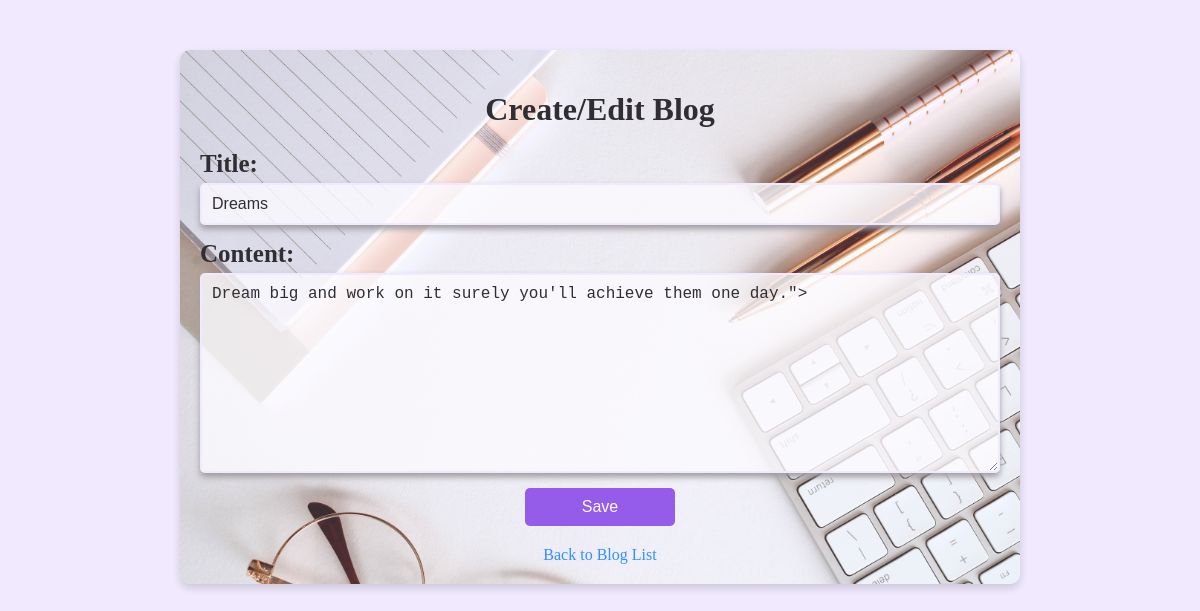
Screenshot of /blog_update/5/ (signed in) with the database file from the repository.
### nav/models.py (models this page shows, shortened)
class Blog(models.Model):
  title = models.CharField(max_length=100, verbose_name="Title",blank=True,null=True)
  content= models.TextField()
  created_at = models.DateTimeField(auto_now_add=True)
  like_count = models.IntegerField(default=0)

### nav/views.py (the view)
# urls.py: path('blog_update/<int:blog_id>/',views.blog_update,name='blog_update'),
@login_required
def blog_update(request,blog_id):
  blog=get_object_or_404(Blog,pk=blog_id)
  if(request.method=='POST'):
    form=BlogForm(request.POST,instance=blog) #instance is used to update the existing blog
    if(form.is_valid()):
       form.save()
       return redirect('blog_detail',blog_id=blog_id)
  else:
      form=BlogForm(instance=blog)
  return render(request,'nav/blog_form.html',{'form':form})

### nav/forms.py
class BlogForm(forms.ModelForm):
  class Meta:
    model=Blog
    fields=['title','content']

### nav/templates/nav/blog_form.html (shortened to what this page needs)
{%load static%}
<!DOCTYPE html>
<html>
  <head>
  </head>
  <body>
    {% load static %}
    <div class="container">
      <h1>Create/Edit Blog</h1>
      <form method="post">
        <label for="title">Title:</label>
        <input type="text" id="title" name="title" value="{{ form.title.value|default_if_none:'' }}">
        <label for="content">Content:</label>
        <textarea id="content" name="content">{{ form.content.value|default_if_none:'' }}"></textarea>
        <button type="submit">Save</button>
      </form>
      <a class="back-link" href="{% url 'blog_list' %}">Back to Blog List</a>
    </div>
  </body>
</html>

### rows the page displays
Blog: title "Dreams", content "Dream big and work on it surely you'll achieve them one day.\">"
